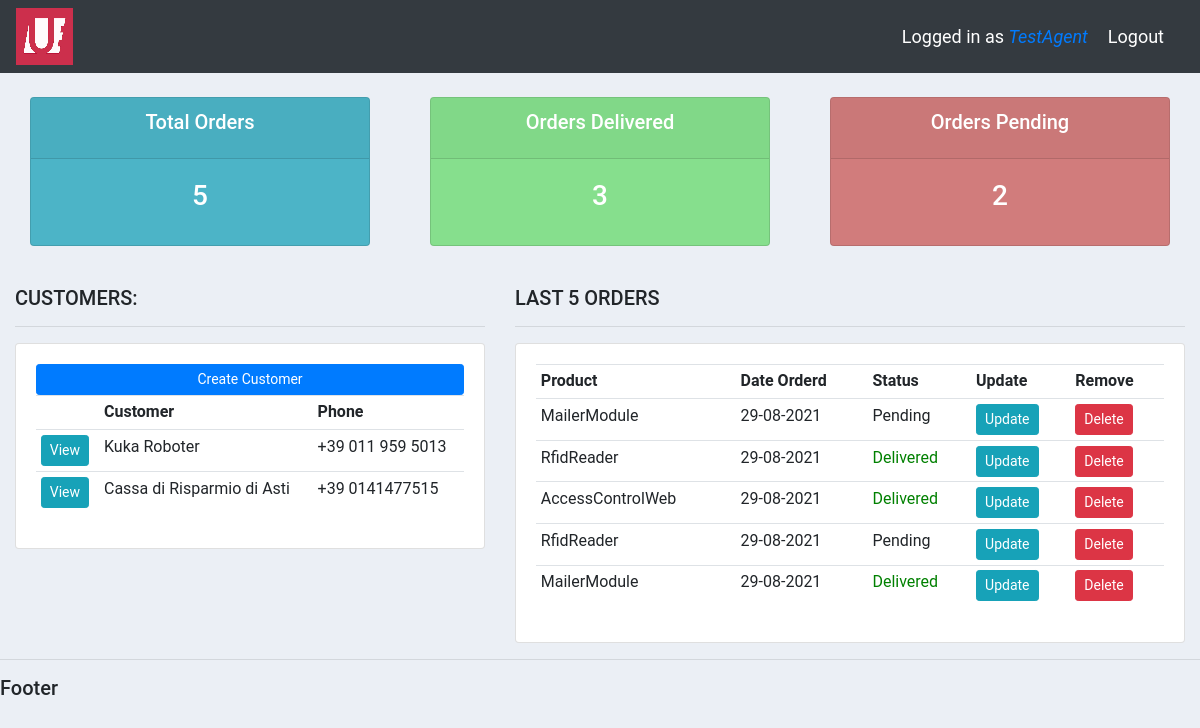
Before: / (signed in) with the older database file.
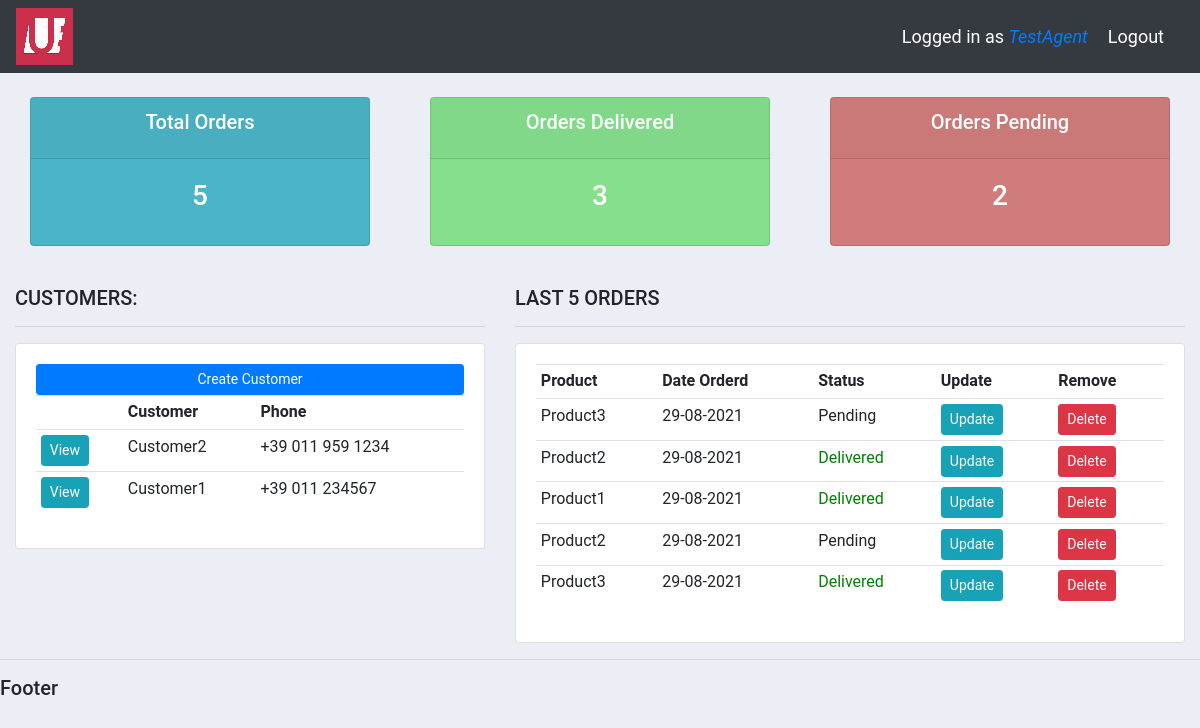
After: the same page with the newer database file.
### accounts/models.py (models this page shows, shortened)
class Customer(models.Model):
    user = models.OneToOneField(User, null=True, on_delete=models.CASCADE)  # One-to-one with user
    name = models.CharField(max_length=200, null=True)     # String
    phone = models.CharField(max_length=200, null=True, blank=True)     # String
    address = models.CharField(max_length=200, null=True, blank=True)   # String
    email = models.CharField(max_length=200, null=True)     # String
    date_created = models.DateTimeField(auto_now_add=True)  # Timestamp

class Order(models.Model):
    STATUS = (
        ('Pending','Pending'),
        ('Out for delivery','Out for delivery'),
        ('Delivered','Delivered')
    )
    customer = models.ForeignKey(Customer, null=True, on_delete = models.SET_NULL)
    product = models.ForeignKey(Product, null=True, on_delete=models.SET_NULL)
    date_created = models.DateTimeField(auto_now_add=True)  # Timestamp
    status = models.CharField(max_length=200, null=True, choices=STATUS)     # String with dropdown choices
    notes = models.CharField(max_length=200, null=True, blank=True)

class Product(models.Model):
    CATEGORY = (
        ('Hardware','Hardware'),
        ('Software','Software'),
    )
    name = models.CharField(max_length=200, null=True)     # String
    price = models.FloatField(null=True)                    # Float
    category = models.CharField(max_length=200, null=True, choices=CATEGORY)     # String
    description = models.CharField(max_length=200, null=True, blank=True)     # String, can be blank
    date_created = models.DateTimeField(auto_now_add=True)  # Timestamp
    tag = models.ManyToManyField(Tag)
    def __str__(self):
        return self.name

### accounts/decorators.py (the view)
    def wrapper_function(request, *args, **kwargs):
        group = None
        if request.user.groups.exists():
            group = request.user.groups.all()[0].name
        if group == 'Administrators' or group == 'Agents':
            return view_function(request, *args, **kwargs)
        if group == 'Customers':
            return redirect('user_page')

### accounts/views.py (called while the page is built)
@login_required(login_url='login')
@admin_only
def home(request):
    orders = Order.objects.all()
    customers = Customer.objects.all()
    total_customers = customers.count()
    total_orders = orders.count()
    delivered_orders = orders.filter(status='Delivered').count()
    pending_orders = orders.filter(status='Pending').count()
    context = {
        'orders':orders,
        'customers':customers,
        'total_orders':total_orders,
        'delivered_orders':delivered_orders,
        'pending_orders':pending_orders
    }
    return render(request, 'accounts/dashboard.html', context)

### accounts/templates/accounts/dashboard.html
{% extends 'accounts/main.html' %}
{% block content %}
{% include 'accounts/status.html' %}
<br>
<div class="row">
	<div class="col-md-5">
		<h5>CUSTOMERS:</h5>
		<hr>
		<div class="card card-body">
			<a class="btn btn-primary btn-sm btn-block" href="">Create Customer</a>
			<table class="table table-sm">
				<tr>
					<th></th>
					<th>Customer</th>
					<th>Phone</th>
					{% for customer in customers %}
					<tr>
						<td><a href="{% url 'customer' customer.id %}" class="btn btn-sm btn-info">View</a></td>
						<td>{{ customer.name }}</td>
						<td>{{ customer.phone }}</td>
					</tr>
					{% endfor %}
				</tr>
			</table>
		</div>
	</div>
	<div class="col-md-7">
		<h5>LAST 5 ORDERS</h5>
		<hr>
		<div class="card card-body">
			<table class="table table-sm">
				<tr>
					<th>Product</th>
					<th>Date Orderd</th>
					<th>Status</th>
					<th>Update</th>
					<th>Remove</th>
					{% for order in orders %}
						<tr>
							<td>{{ order.product }}</td>
							<td>{{ order.date_created|date:"d-m-Y" }}</td>
							{% if order.status == 'Delivered' %}
								<td id="delivered">{{ order.status}}</td>
							{% else %}
								<td>{{ order.status}}</td>
							{% endif %}
							<td><a class="btn btn-sm btn-info" href="{% url 'update_order' order.id %}">Update</a></td>
							<td><a class="btn btn-sm btn-danger" href="{% url 'delete_order' order.id %}">Delete</a></td>
						</tr>
					{% endfor %}
				</tr>
			</table>
		</div>
	</div>
</div>
{% endblock %}

### accounts/templates/accounts/main.html (shortened to what this page needs)
{% load static %}
<!DOCTYPE html>
<html>
    <head>
        <link rel="stylesheet" href="https://maxcdn.bootstrapcdn.com/bootstrap/4.0.0/css/bootstrap.min.css">
        <link rel="stylesheet" type="text/css" href="{% static '/css/main.css' %}">
    </head>
    <body>
        {% include 'accounts/navbar.html' %}
        {% block content %}
        {% endblock %}
        <hr>
        <h5>Footer</h5>
    </body>
</html>

### accounts/templates/accounts/navbar.html (shortened to what this page needs)
{% load static %}
<nav class="navbar navbar-expand-lg navbar-dark bg-dark">
  <a href="{% url 'home' %}">
    <img src="{% static 'images/logo.png' %}">
  </a>
    <span class="hello-msg">Logged in as <a href="{% url 'user_page' %}"><i>{{ request.user }}</i></a></span>
    <span><a class="hello-msg" href="{% url 'logout' %}">Logout</a></span>
  </nav>

### accounts/templates/accounts/status.html
<br>
<div class="row">
	<div class="col">
		<div class="col-md">
			<div class="card text-center text-white  mb-3" id="total-orders">
			  	<div class="card-header">
			  		<h5 class="card-title">Total Orders</h5>
			  	</div>
			  	<div class="card-body">
			    	<h3 class="card-title">{{ total_orders }}</h3>
			  	</div>
			</div>
		</div>
	</div>
	<div class="col">
		<div class="col-md">
			<div class="card text-center text-white  mb-3" id="orders-delivered">
			  	<div class="card-header">
			  		<h5 class="card-title">Orders Delivered</h5>
			  	</div>
			  	<div class="card-body">
			    	<h3 class="card-title">{{ delivered_orders}}</h3>
			  	</div>
			</div>
		</div>
	</div>
	<div class="col">
		<div class="col-md">
			<div class="card text-center text-white  mb-3" id="orders-pending">
			  	<div class="card-header">
			  		<h5 class="card-title">Orders Pending</h5>
			  	</div>
			  	<div class="card-body">
			    	<h3 class="card-title">{{ pending_orders }}</h3>
			  	</div>
			</div>
		</div>
	</div>
</div>

### static/css/main.css (style rules this page uses)
body { font-family: 'Roboto', sans-serif !important; background-color: #ebeff5; }
.row { margin: auto; }
#total-orders { background-color: #4cb4c7; }
#orders-delivered { background-color: #86df8d; }
#orders-pending { background-color: #d17c7c; }
#delivered { color: green; }

### accounts/templates/accounts/navbar.html (style rules this page uses)
.hello-msg { font-size: 18px; color: white; margin-right: 20px; }

Changed rows visible on the page:
changed Customer: name "Kuka Roboter" → "Customer2"; phone "+39 011 959 5013" → "+39 011 959 1234"
changed Customer: name "Cassa di Risparmio di Asti" → "Customer1"; phone "+39 0141477515" → "+39 011 234567"
changed through a linked row, Order (number 1 of 5 on the later page): product "MailerModule" → "Product3"
changed through a linked row, Order (number 2 of 5 on the later page): product "RfidReader" → "Product2"
changed through a linked row, Order: product "AccessControlWeb" → "Product1"
changed through a linked row, Order (number 4 of 5 on the later page): product "RfidReader" → "Product2"
changed through a linked row, Order (number 5 of 5 on the later page): product "MailerModule" → "Product3"
